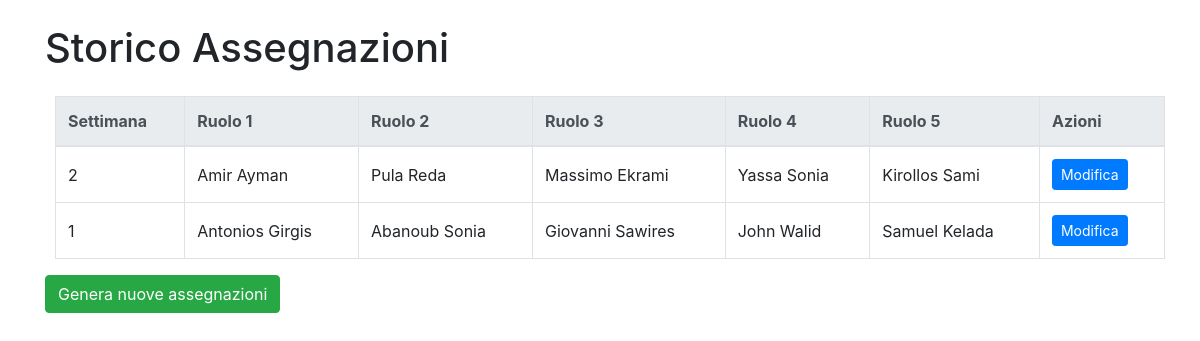
The page / on the database its author committed.
### assigner/models.py (models this page shows, shortened)
class Week(models.Model):
    week_number = models.IntegerField(unique=True)
    created_at = models.DateTimeField(auto_now_add=True)

class Assignment(models.Model):
    ROLE_CHOICES = [(i, f"Ruolo {i}") for i in range(1, 6)]
    week = models.ForeignKey(Week, on_delete=models.CASCADE, related_name='assignments')
    role = models.IntegerField(choices=ROLE_CHOICES)
    person = models.ForeignKey(Person, on_delete=models.CASCADE)

class Person(models.Model):
    name = models.CharField(max_length=100, unique=True)

### assigner/views.py (the view)
# urls.py: path('', views.index, name='index'),
def index(request):
    weeks = Week.objects.all().order_by('-week_number')
    context = {
        'weeks': weeks,
    }
    return render(request, 'assigner/index.html', context)

### templates/assigner/index.html (shortened to what this page needs)
<!DOCTYPE html>
<html lang="it">
<head>
    <link rel="stylesheet" href="https://stackpath.bootstrapcdn.com/bootstrap/4.5.2/css/bootstrap.min.css">
</head>
<body class="container my-4">
    <h1 class="mb-4">Storico Assegnazioni</h1>
    <table class="table table-bordered" style="margin-left: 10px; margin-right: 10px !important;">
        <thead class="thead-light">
            <tr>
                <th>Settimana</th>
                {% for role in "12345" %}
                    <th>Ruolo {{ role }}</th>
                {% endfor %}
                <th>Azioni</th>
            </tr>
        </thead>
        <tbody>
            {% for week in weeks %}
            <tr>
                <td>{{ week.week_number }}</td>
                {% for role in "12345" %}
                <td>
                    {% for assignment in week.assignments.all %}
                        {% if assignment.role|stringformat:"s" == role %}
                            {{ assignment.person.name }}
                        {% endif %}
                    {% endfor %}
                </td>
                {% endfor %}
                <td>
                    <a href="{% url 'edit_week' week.id %}" class="btn btn-primary btn-sm">Modifica</a>
                </td>
            </tr>
            {% empty %}
            <tr>
                <td colspan="10" class="text-center">Nessuna assegnazione disponibile.</td>
            </tr>
            {% endfor %}
        </tbody>
    </table>
    <form action="{% url 'generate_assignments' %}" method="post">
        <button type="submit" class="btn btn-success">Genera nuove assegnazioni</button>
    </form>
</body>
</html>

### templates/assigner/index.html (style rules this page uses)
.table td, .table th { vertical-align: middle; }

### rows shown on the page
Week: week_number "2"
Assignment: person.name "Amir Ayman"
Assignment: person.name "Pula Reda"
Assignment: person.name "Massimo Ekrami"
Assignment: person.name "Yassa Sonia"
Assignment: person.name "Kirollos Sami"
Week: week_number "1"
Assignment: person.name "Antonios Girgis"
Assignment: person.name "Abanoub Sonia"
Assignment: person.name "Giovanni Sawires"
Assignment: person.name "John Walid"
Assignment: person.name "Samuel Kelada"

### other values the page prints
{{ role }} "1" "2" "3" "4" "5"
